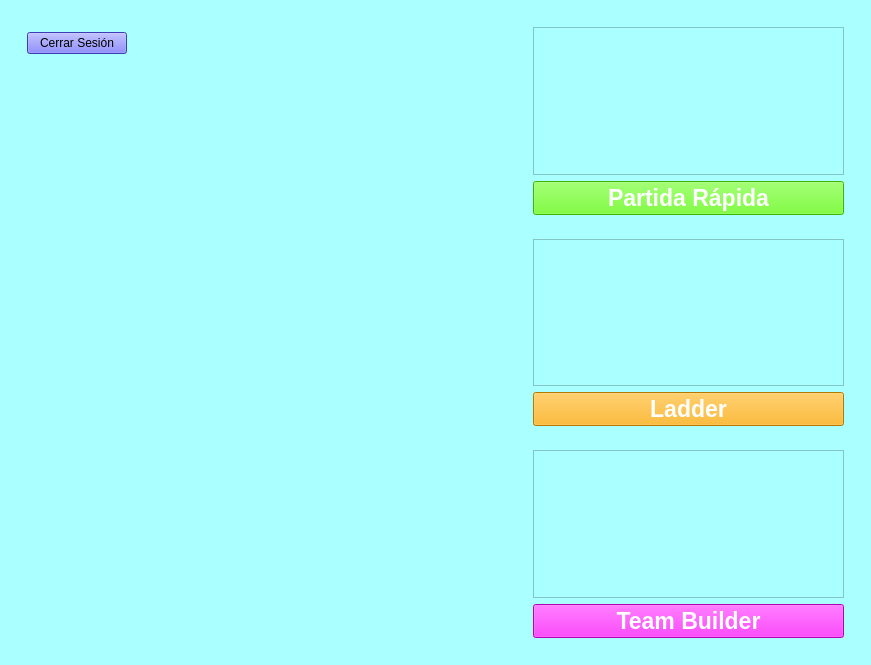
<?xml version="1.0" encoding="UTF-8"?>
<ui version="4.0">
 <class>MainWindow</class>
 <widget class="QMainWindow" name="MainWindow">
  <property name="geometry">
   <rect>
    <x>0</x>
    <y>0</y>
    <width>871</width>
    <height>665</height>
   </rect>
  </property>
  <property name="windowTitle">
   <string>MainWindow</string>
  </property>
  <widget class="QWidget" name="centralwidget">
   <property name="styleSheet">
    <string notr="true">background-color: rgb(170, 255, 255);</string>
   </property>
   <layout class="QHBoxLayout" name="horizontalLayout_2">
    <item>
     <widget class="QWidget" name="horizontalWidget" native="true">
      <property name="styleSheet">
       <string notr="true"/>
      </property>
      <layout class="QHBoxLayout" name="horizontalLayout">
       <item>
        <layout class="QVBoxLayout" name="verticalLayout_6">
         <item>
          <widget class="QWidget" name="verticalWidget_2" native="true">
           <property name="minimumSize">
            <size>
             <width>0</width>
             <height>10</height>
            </size>
           </property>
           <property name="maximumSize">
            <size>
             <width>16777215</width>
             <height>50</height>
            </size>
           </property>
           <layout class="QVBoxLayout" name="verticalLayout_8">
            <item>
             <widget class="QPushButton" name="cerrarSesion">
              <property name="maximumSize">
               <size>
                <width>100</width>
                <height>16777215</height>
               </size>
              </property>
              <property name="styleSheet">
               <string notr="true">background-color: rgb(85, 85, 255);</string>
              </property>
              <property name="text">
               <string>Cerrar Sesión</string>
              </property>
             </widget>
            </item>
           </layout>
          </widget>
         </item>
         <item>
          <widget class="QWidget" name="horizontalWidget_2" native="true">
           <property name="minimumSize">
            <size>
             <width>250</width>
             <height>200</height>
            </size>
           </property>
           <property name="maximumSize">
            <size>
             <width>500</width>
             <height>700</height>
            </size>
           </property>
           <property name="styleSheet">
            <string notr="true">border-image: url(:/pickachu.png);</string>
           </property>
           <layout class="QHBoxLayout" name="horizontalLayout_4"/>
          </widget>
         </item>
        </layout>
       </item>
       <item>
        <spacer name="horizontalSpacer">
         <property name="orientation">
          <enum>Qt::Horizontal</enum>
         </property>
         <property name="sizeType">
          <enum>QSizePolicy::Fixed</enum>
         </property>
         <property name="sizeHint" stdset="0">
          <size>
           <width>170</width>
           <height>20</height>
          </size>
         </property>
        </spacer>
       </item>
       <item>
        <layout class="QVBoxLayout" name="verticalLayout_2">
         <item>
          <widget class="QWidget" name="verticalWidget_2" native="true">
           <property name="minimumSize">
            <size>
             <width>0</width>
             <height>0</height>
            </size>
           </property>
           <property name="maximumSize">
            <size>
             <width>500</width>
             <height>250</height>
            </size>
           </property>
           <property name="layoutDirection">
            <enum>Qt::RightToLeft</enum>
           </property>
           <property name="styleSheet">
            <string notr="true"/>
           </property>
           <layout class="QVBoxLayout" name="verticalLayout_3">
            <item>
             <widget class="QGraphicsView" name="graphicsView">
              <property name="sizePolicy">
               <sizepolicy hsizetype="Preferred" vsizetype="Preferred">
                <horstretch>0</horstretch>
                <verstretch>0</verstretch>
               </sizepolicy>
              </property>
              <property name="minimumSize">
               <size>
                <width>200</width>
                <height>100</height>
               </size>
              </property>
              <property name="styleSheet">
               <string notr="true">border-image: url(:/partida-rapida.jpg);</string>
              </property>
             </widget>
            </item>
            <item>
             <widget class="QPushButton" name="partidaRapida">
              <property name="font">
               <font>
                <pointsize>17</pointsize>
                <bold>true</bold>
               </font>
              </property>
              <property name="styleSheet">
               <string notr="true">color: rgb(255, 255, 255);
background-color: rgb(85, 255, 0);</string>
              </property>
              <property name="text">
               <string>Partida Rápida</string>
              </property>
             </widget>
            </item>
           </layout>
          </widget>
         </item>
         <item>
          <widget class="QWidget" name="verticalWidget_3" native="true">
           <property name="maximumSize">
            <size>
             <width>500</width>
             <height>250</height>
            </size>
           </property>
           <property name="layoutDirection">
            <enum>Qt::RightToLeft</enum>
           </property>
           <property name="styleSheet">
            <string notr="true"/>
           </property>
           <layout class="QVBoxLayout" name="verticalLayout_4">
            <item>
             <widget class="QGraphicsView" name="graphicsView_2">
              <property name="sizePolicy">
               <sizepolicy hsizetype="Preferred" vsizetype="Preferred">
                <horstretch>0</horstretch>
                <verstretch>0</verstretch>
               </sizepolicy>
              </property>
              <property name="minimumSize">
               <size>
                <width>200</width>
                <height>100</height>
               </size>
              </property>
              <property name="styleSheet">
               <string notr="true">border-image: url(:/ladder.jpg);</string>
              </property>
             </widget>
            </item>
            <item>
             <widget class="QPushButton" name="ladder">
              <property name="font">
               <font>
                <pointsize>17</pointsize>
                <bold>true</bold>
               </font>
              </property>
              <property name="styleSheet">
               <string notr="true">background-color: rgb(255, 170, 0);
color: rgb(255, 255, 255);</string>
              </property>
              <property name="text">
               <string>Ladder</string>
              </property>
             </widget>
            </item>
           </layout>
          </widget>
         </item>
         <item>
          <widget class="QWidget" name="verticalWidget_4" native="true">
           <property name="maximumSize">
            <size>
             <width>500</width>
             <height>250</height>
            </size>
           </property>
           <property name="layoutDirection">
            <enum>Qt::RightToLeft</enum>
           </property>
           <property name="styleSheet">
            <string notr="true"/>
           </property>
           <layout class="QVBoxLayout" name="verticalLayout_5">
            <item>
             <widget class="QGraphicsView" name="graphicsView_3">
              <property name="sizePolicy">
               <sizepolicy hsizetype="Preferred" vsizetype="Preferred">
                <horstretch>0</horstretch>
                <verstretch>0</verstretch>
               </sizepolicy>
              </property>
              <property name="minimumSize">
               <size>
                <width>200</width>
                <height>100</height>
               </size>
              </property>
              <property name="styleSheet">
               <string notr="true">border-image: url(:/build.jpg);</string>
              </property>
             </widget>
            </item>
            <item>
             <widget class="QPushButton" name="team">
              <property name="font">
               <font>
                <pointsize>17</pointsize>
                <bold>true</bold>
               </font>
              </property>
              <property name="styleSheet">
               <string notr="true">background-color: rgb(255, 0, 255);
color: rgb(255, 255, 255);</string>
              </property>
              <property name="text">
               <string>Team Builder</string>
              </property>
             </widget>
            </item>
           </layout>
          </widget>
         </item>
        </layout>
       </item>
      </layout>
     </widget>
    </item>
   </layout>
  </widget>
 </widget>
 <resources>
  <include location="archivo.qrc"/>
 </resources>
 <connections/>
</ui>
